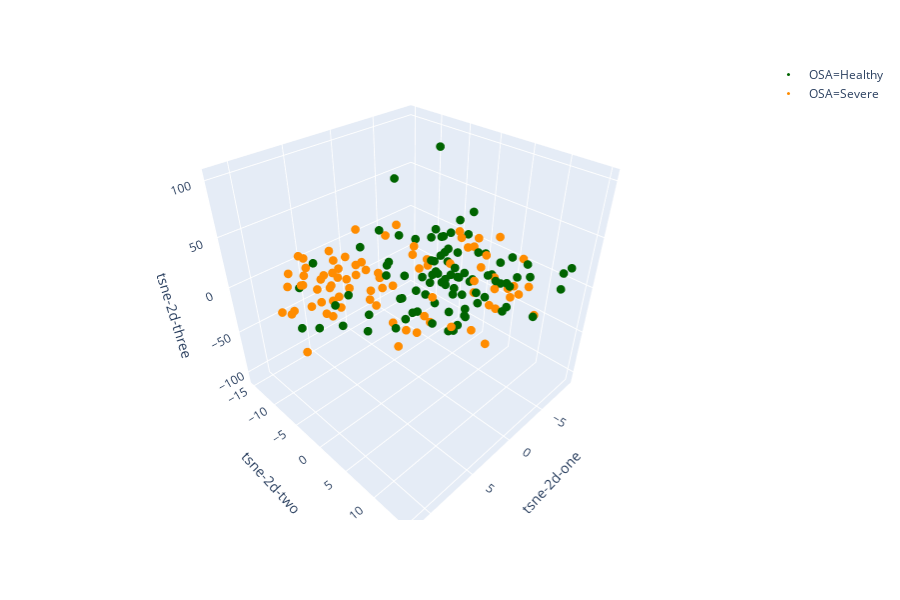

Notebook source saved alongside this figure:
### Markdown cell above
# Visualization: t-SNE

### Code cell
from sklearn.manifold import TSNE

tsne = TSNE(n_components=2, verbose=1, perplexity=40, n_iter=300)
tsne_results = tsne.fit_transform(Xnorm[:,:5])

df['tsne-2d-one'] = tsne_results[:,0]
df['tsne-2d-two'] = tsne_results[:,1]

plt.figure(figsize=(16,10))
sns.scatterplot(
    x="tsne-2d-one", y="tsne-2d-two",
    hue="OSA",
    palette="Set2",
    data=df,
    s=300
)


tsne = TSNE(n_components=3, verbose=1, perplexity=40, n_iter=300)
tsne_results = tsne.fit_transform(Xnorm[:,:5])

df['tsne-3d-one'] = tsne_results[:,0]
df['tsne-3d-two'] = tsne_results[:,1]
df['tsne-3d-three'] = tsne_results[:,2]

fig = px.scatter_3d(df,
                    x='tsne-2d-one',
                    y='tsne-2d-two',
                    z='tsne-2d-three',
                    color='OSA',
                    color_discrete_sequence=[
                        "rgb(0, 100, 0)",
                        "rgb(255, 140, 0)"
                    ],
                   )
fig.update_traces(marker=dict(size=3))
fig.show()
